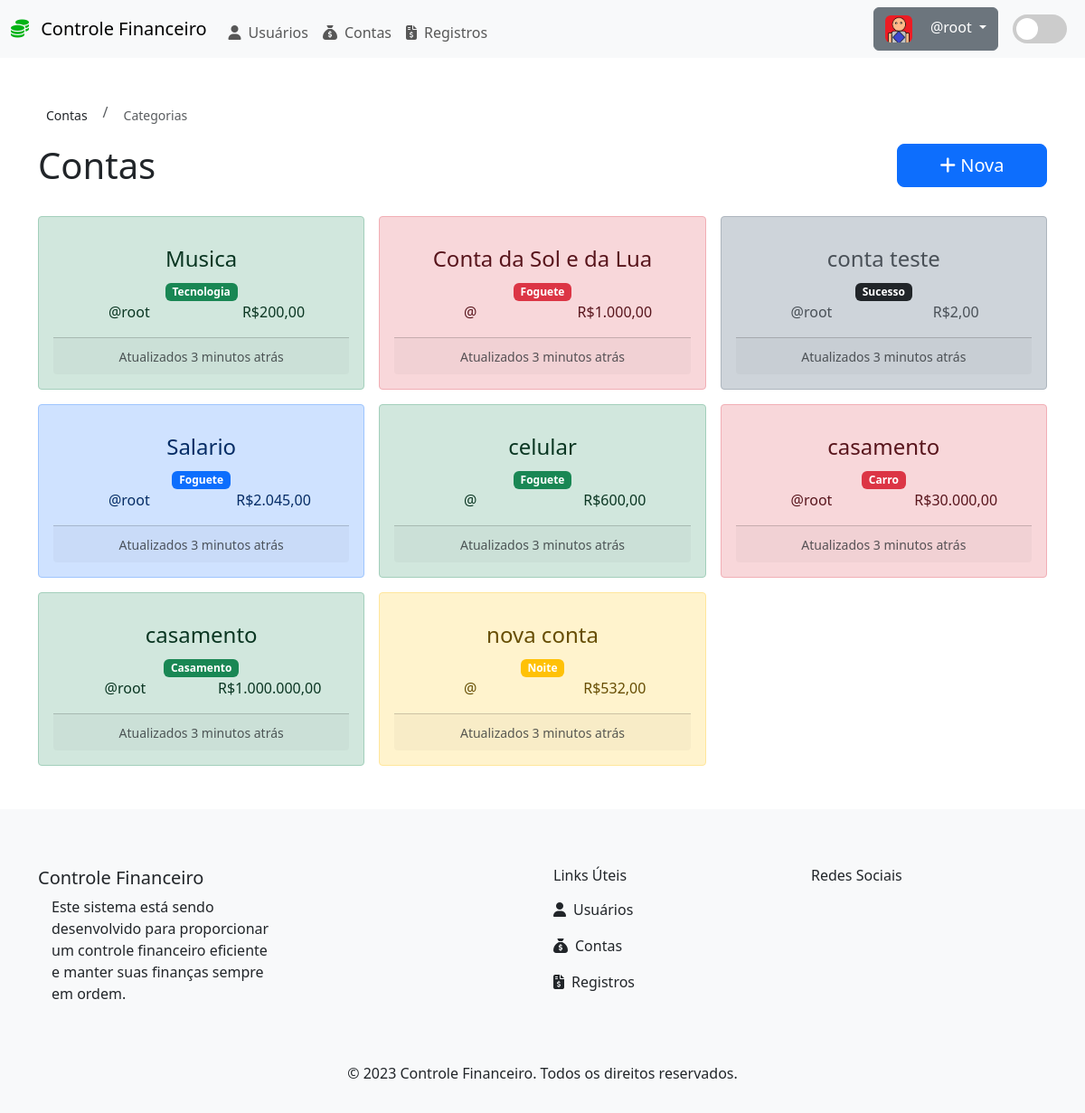
The page /?page=listarConta (signed in) on the database its author committed.
### tables this page shows
CREATE TABLE IF NOT EXISTS `conta` (
  `idConta` int UNSIGNED NOT NULL AUTO_INCREMENT,
  `CategoriaConta_idCategoriaConta` int UNSIGNED NOT NULL,
  `Usuario_idUsuario` int UNSIGNED NOT NULL,
  `nomeConta` varchar(255) DEFAULT NULL,
  `corConta` varchar(255) DEFAULT NULL,
  `saldoConta` float DEFAULT NULL,
  `statusConta` tinyint(1) DEFAULT NULL,
  PRIMARY KEY (`idConta`),
  KEY `Conta_FKIndex1` (`Usuario_idUsuario`),
  KEY `Conta_FKIndex2` (`CategoriaConta_idCategoriaConta`)
);

CREATE TABLE IF NOT EXISTS `categoriaConta` (
  `idCategoriaConta` int UNSIGNED NOT NULL AUTO_INCREMENT,
  `nomeCategoriaConta` varchar(255) DEFAULT NULL,
  `iconeCategoriaConta` varchar(255) DEFAULT NULL,
  `statusCategoriaConta` tinyint(1) DEFAULT NULL,
  PRIMARY KEY (`idCategoriaConta`)
);

CREATE TABLE IF NOT EXISTS `usuario` (
  `idUsuario` int UNSIGNED NOT NULL AUTO_INCREMENT,
  `nomeUsuario` varchar(255) DEFAULT NULL,
  `sobrenomeUsuario` varchar(255) DEFAULT NULL,
  `dtNascUsuario` date DEFAULT NULL,
  `username` varchar(255) DEFAULT NULL,
  `emailUsuario` varchar(255) DEFAULT NULL,
  `senhaUsuario` varchar(255) DEFAULT NULL,
  `statusUsuario` tinyint(1) DEFAULT '0',
  PRIMARY KEY (`idUsuario`)
);

### src/database/querys.php (called while the page is built, shortened)
<?php
$sql = "SELECT * FROM conta";
$res = $conn->query($sql);
$qtd = $res->num_rows;
function getUserById($idUsuario, $conn)
{
  $sql = "SELECT * FROM usuario WHERE idUsuario = {$idUsuario}";
  $res = $conn->query($sql) or die($conn->error);
  $qtd = $res->num_rows;
  if ($qtd > 0) {
    $row = $res->fetch_object();
    return $row;
  } else {
    return "Usuário não encontrado";
  }
}
function getCategoriaContaById($idCategoriaConta, $conn)
{
  $sql = "SELECT * FROM categoriaConta WHERE idCategoriaConta = {$idCategoriaConta}";
  $res = $conn->query($sql) or die($conn->error);
  $qtd = $res->num_rows;
  if ($qtd > 0) {
    $row = $res->fetch_object();
    return $row;
  } else {
    return "Categoria não encontrada";
  }
}

### src/conta/lista.php (the view, shortened to what this page needs)
<div class="row">
  <nav aria-label="breadcrumb">
    <ol class="breadcrumb">
      <li class="breadcrumb-item" aria-current="page">
        <a class="btn btn-sm btn-link" onclick="location.href='?page=listarConta'">Contas</a>
      </li>
      <li class="breadcrumb-item active">
        <a class="btn btn-sm btn-link" onclick="location.href='?page=listarCategoria'">Categorias</a>
      </li>
    </ol>
  </nav>
</div>
<div class="row">
  <div class="col-10">
    <h1>Contas</h1>
  </div>
  <div class="col-2">
    <button type="button" class="btn btn-primary btn-lg btn-block" data-toggle="modal" data-target="#modalCadastraConta">
      <i class="fa-solid fa-plus"></i> Nova
    </button>
  </div>
</div>
<br>
<?php if ($qtd > 0) : ?>
  <div class="row row-cols-1 row-cols-md-3 g-3">
    <?php
    while ($row = $res->fetch_object()) {
      $cor = $row->corConta;
      $saldoFormated = number_format($row->saldoConta, 2, ',', '.');
    ?>
      <div class="col card-group">
        <div class="card text-center alert alert-<?php echo $cor ?>" onclick="location.href='?page=detalhesConta&idConta=<?php echo $row->idConta ?>'">
          <div class="card-body">
            <h4 class="card-title">
              <?php echo $row->nomeConta ?>
            </h4>
            <div class="badge bg-<?php echo $cor ?>">
              <?php
              $categoriaContaAtual = getCategoriaContaById($row->CategoriaConta_idCategoriaConta, $conn);
              print $categoriaContaAtual->nomeCategoriaConta
              ?>
            </div>
            <div class="row">
              <div class="col">
                <p class="col card-text">
                  <?php
                  $usuarioContaAtual = getUserById($row->Usuario_idUsuario, $conn);
                  print "@" . $usuarioContaAtual->username
                  ?>
                </p>
              </div>
              <div class="col">
                <p class="col card-text"><?php echo "R$" . $saldoFormated ?></p>
              </div>
            </div>
          </div>
          <div class="card-footer">
            <small class="text-muted">Atualizados 3 minutos atrás</small>
          </div>
        </div>
      </div>
    <?php } ?>
  </div>
<?php endif; ?>

### rows shown on the page
conta: nomeConta "Musica", categoriaconta.nomeCategoriaConta "Tecnologia", usuario.username "root", saldoConta "200,00"
conta: nomeConta "Conta da Sol e da Lua", categoriaconta.nomeCategoriaConta "Foguete", saldoConta "1.000,00"
conta: nomeConta "conta teste", categoriaconta.nomeCategoriaConta "Sucesso", usuario.username "root", saldoConta "2,00"
conta: nomeConta "Salario", categoriaconta.nomeCategoriaConta "Foguete", usuario.username "root", saldoConta "2.045,00"
conta: nomeConta "celular", categoriaconta.nomeCategoriaConta "Foguete", saldoConta "600,00"
conta: nomeConta "casamento", categoriaconta.nomeCategoriaConta "Carro", usuario.username "root", saldoConta "30.000,00"
conta: nomeConta "casamento", categoriaconta.nomeCategoriaConta "Casamento", usuario.username "root", saldoConta "1.000.000,00"
conta: nomeConta "nova conta", categoriaconta.nomeCategoriaConta "Noite", saldoConta "532,00"

### other values the page prints
$_SESSION['username'] "root"
